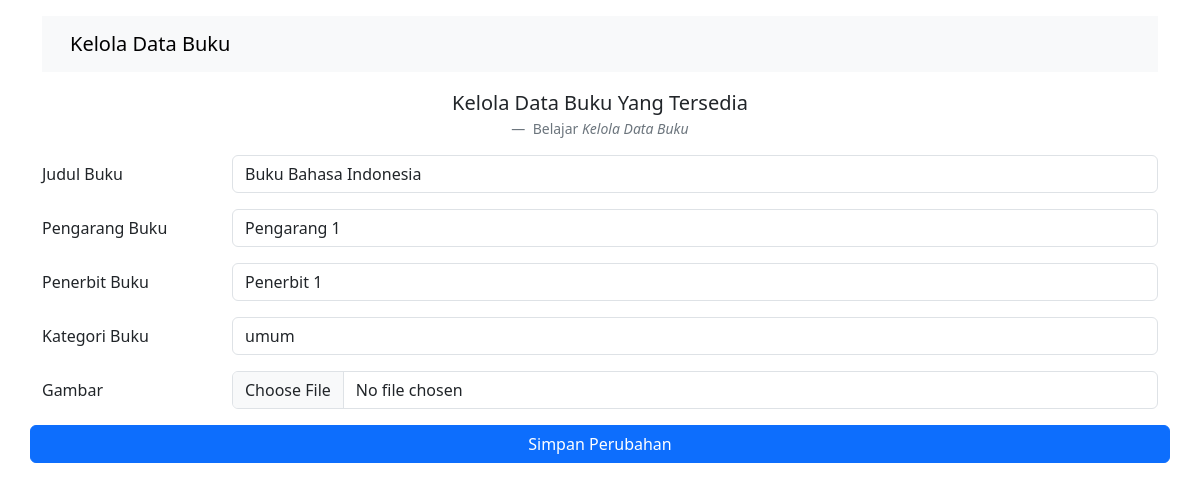
The app's page /kelola.php?edit=11 with its own data.
### tables this page shows
CREATE TABLE `tb_buku` (
  `id` int(11) NOT NULL,
  `judul` varchar(50) NOT NULL,
  `pengarang` varchar(50) NOT NULL,
  `penerbit` varchar(50) NOT NULL,
  `kategori` varchar(50) NOT NULL,
  `gambar` varchar(50) NOT NULL
);

### kelola.php (the view, shortened to what this page needs)
<!doctype html>
<?php
include 'koneksi.php';
$judul      = "";
$pengarang  = "";
$penerbit   = "";
$kategori   = "";
$gambar     = "";
if(isset($_GET['edit'])) {
  $id     = $_GET['edit'];
  $query  = "SELECT * FROM tb_buku where id = '$id' ";
  $sql    = mysqli_query($connect, $query);
  $data   = mysqli_fetch_array($sql);
  $judul  = $data['judul'];
  $pengarang  = $data['pengarang'];
  $penerbit  = $data['penerbit'];
  $kategori  = $data['kategori'];
  $gambar  = $data['gambar'];
}
?>
<html lang="en">
  <head>
    <link rel="stylesheet" href="https://cdn.jsdelivr.net/npm/bootstrap@5.3.1/dist/css/bootstrap.rtl.min.css">
  </head>
  <body>
    <div class="container">
        <nav class="navbar bg-body-tertiary mt-3">
                <div class="container-fluid">
                <a class="navbar-brand">Kelola Data Buku</a>
                </div>
            </nav>
            <figure class="text-center mt-3">
                <blockquote class="blockquote">
                <p>Kelola Data Buku Yang Tersedia</p>
                </blockquote>
                <figcaption class="blockquote-footer">
                Belajar
                <cite title="Source Title">Kelola Data Buku</cite>
                </figcaption>
            </figure>
            <form action="proses.php" method="post" enctype="multipart/form-data">
            <div class="mb-3 row">
              <label for="judul" class="col-sm-2 col-form-label">Judul Buku</label>
              <div class="col-sm-10">
                <input type="text" class="form-control" id="judul" name="judul" value="<?php echo $judul; ?>"
                placeholder="Masukkan Judul Buku">
              </div>
            </div>
            <div class="mb-3 row">
              <label for="pengarang" class="col-sm-2 col-form-label">Pengarang Buku</label>
              <div class="col-sm-10">
                <input type="text" class="form-control" id="pengarang" name="pengarang" value="<?php echo $pengarang; ?>"
                placeholder="Masukkan Nama Pengarang">
              </div>
            </div>
            <div class="mb-3 row">
              <label for="penerbit" class="col-sm-2 col-form-label">Penerbit Buku</label>
              <div class="col-sm-10">
                <input type="text" class="form-control" id="penerbit" name="penerbit" value="<?php echo $penerbit; ?>"
                placeholder="Masukkan Nama Penerbit">
              </div>
            </div>
            <div class="mb-3 row">
              <label for="kategori" class="col-sm-2 col-form-label">Kategori Buku</label>
              <div class="col-sm-10">
                <select name="kategori" id="kategori" class="form-control" value="<?php echo $kategori; ?> ">
                  <option value="umum" <?php if($kategori == "umum") echo "selected"; ?>>umum</option>
                </select>
              </div>
            </div>
            <div class="mb-3 row">
              <label for="gambar" class="col-sm-2 col-form-label">Gambar</label>
              <div class="col-sm-10">
                <input type="file" class="form-control" id="gambar" name="gambar" value="<?php echo $gambar; ?> ">
              </div>
            </div>
            <div class="mb-3 row">
              <?php
              if(isset($_GET['edit'])) {
                echo "<button type='submit' class='btn btn-primary' name='btnProses' value='edit'>
                Simpan Perubahan</button>";
              }else {
                echo "<button type='submit' class='btn btn-primary' name='btnProses' value='tambah'>Tambah Data</button>";
              }
              ?>
            </div>
            </form>
    </div>
  </body>
</html>

### records on screen
tb_buku: judul "Buku Bahasa Indonesia", pengarang "Pengarang 1", penerbit "Penerbit 1", kategori "umum"
